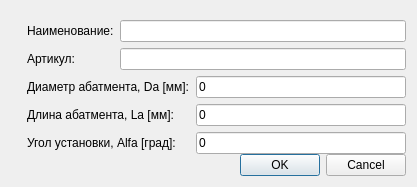
<?xml version="1.0" encoding="UTF-8"?>
<ui version="4.0">
 <class>AbutmentDialog</class>
 <widget class="QDialog" name="AbutmentDialog">
  <property name="geometry">
   <rect>
    <x>0</x>
    <y>0</y>
    <width>417</width>
    <height>182</height>
   </rect>
  </property>
  <property name="windowTitle">
   <string>Dialog</string>
  </property>
  <layout class="QHBoxLayout" name="horizontalLayout_2">
   <item>
    <widget class="QWidget" name="widget" native="true">
     <layout class="QHBoxLayout" name="horizontalLayout">
      <property name="spacing">
       <number>0</number>
      </property>
      <property name="margin">
       <number>0</number>
      </property>
      <item>
       <widget class="QLabel" name="label">
        <property name="sizePolicy">
         <sizepolicy hsizetype="Fixed" vsizetype="Fixed">
          <horstretch>0</horstretch>
          <verstretch>0</verstretch>
         </sizepolicy>
        </property>
        <property name="text">
         <string/>
        </property>
        <property name="pixmap">
         <pixmap resource="resources.qrc">:/files/Resources/scheme.png</pixmap>
        </property>
        <property name="scaledContents">
         <bool>false</bool>
        </property>
        <property name="alignment">
         <set>Qt::AlignCenter</set>
        </property>
       </widget>
      </item>
      <item>
       <widget class="QWidget" name="widget_2" native="true">
        <property name="minimumSize">
         <size>
          <width>292</width>
          <height>0</height>
         </size>
        </property>
        <layout class="QVBoxLayout" name="verticalLayout_2">
         <property name="spacing">
          <number>0</number>
         </property>
         <property name="margin">
          <number>0</number>
         </property>
         <item>
          <widget class="QWidget" name="widget_3" native="true">
           <property name="sizePolicy">
            <sizepolicy hsizetype="Preferred" vsizetype="Fixed">
             <horstretch>0</horstretch>
             <verstretch>0</verstretch>
            </sizepolicy>
           </property>
           <layout class="QFormLayout" name="formLayout">
            <property name="rightMargin">
             <number>0</number>
            </property>
            <property name="bottomMargin">
             <number>3</number>
            </property>
            <item row="0" column="0">
             <widget class="QLabel" name="label_2">
              <property name="text">
               <string>Наименование:</string>
              </property>
             </widget>
            </item>
            <item row="0" column="1">
             <widget class="QLineEdit" name="lEName"/>
            </item>
            <item row="1" column="0">
             <widget class="QLabel" name="label_3">
              <property name="text">
               <string>Артикул:</string>
              </property>
             </widget>
            </item>
            <item row="1" column="1">
             <widget class="QLineEdit" name="lEArticle"/>
            </item>
           </layout>
          </widget>
         </item>
         <item>
          <widget class="QWidget" name="widget_4" native="true">
           <layout class="QFormLayout" name="formLayout_2">
            <property name="fieldGrowthPolicy">
             <enum>QFormLayout::AllNonFixedFieldsGrow</enum>
            </property>
            <property name="topMargin">
             <number>3</number>
            </property>
            <property name="rightMargin">
             <number>0</number>
            </property>
            <property name="bottomMargin">
             <number>0</number>
            </property>
            <item row="0" column="0">
             <widget class="QLabel" name="label_4">
              <property name="text">
               <string>Диаметр абатмента, Da [мм]:</string>
              </property>
             </widget>
            </item>
            <item row="0" column="1">
             <widget class="QLineEdit" name="lEDa">
              <property name="inputMethodHints">
               <set>Qt::ImhFormattedNumbersOnly</set>
              </property>
              <property name="text">
               <string>0</string>
              </property>
             </widget>
            </item>
            <item row="1" column="0">
             <widget class="QLabel" name="label_5">
              <property name="text">
               <string>Длина абатмента, La [мм]:</string>
              </property>
             </widget>
            </item>
            <item row="1" column="1">
             <widget class="QLineEdit" name="lELa">
              <property name="inputMethodHints">
               <set>Qt::ImhFormattedNumbersOnly</set>
              </property>
              <property name="text">
               <string>0</string>
              </property>
             </widget>
            </item>
            <item row="2" column="0">
             <widget class="QLabel" name="label_6">
              <property name="text">
               <string>Угол установки, Alfa [град]:</string>
              </property>
             </widget>
            </item>
            <item row="2" column="1">
             <widget class="QLineEdit" name="lEAlfa">
              <property name="inputMethodHints">
               <set>Qt::ImhFormattedNumbersOnly</set>
              </property>
              <property name="text">
               <string>0</string>
              </property>
             </widget>
            </item>
           </layout>
          </widget>
         </item>
         <item>
          <widget class="QDialogButtonBox" name="buttonBox">
           <property name="orientation">
            <enum>Qt::Horizontal</enum>
           </property>
           <property name="standardButtons">
            <set>QDialogButtonBox::Cancel|QDialogButtonBox::Ok</set>
           </property>
          </widget>
         </item>
        </layout>
       </widget>
      </item>
     </layout>
    </widget>
   </item>
  </layout>
 </widget>
 <resources>
  <include location="resources.qrc"/>
 </resources>
 <connections>
  <connection>
   <sender>buttonBox</sender>
   <signal>accepted()</signal>
   <receiver>AbutmentDialog</receiver>
   <slot>accept()</slot>
   <hints>
    <hint type="sourcelabel">
     <x>310</x>
     <y>157</y>
    </hint>
    <hint type="destinationlabel">
     <x>282</x>
     <y>188</y>
    </hint>
   </hints>
  </connection>
  <connection>
   <sender>buttonBox</sender>
   <signal>rejected()</signal>
   <receiver>AbutmentDialog</receiver>
   <slot>reject()</slot>
   <hints>
    <hint type="sourcelabel">
     <x>399</x>
     <y>158</y>
    </hint>
    <hint type="destinationlabel">
     <x>393</x>
     <y>188</y>
    </hint>
   </hints>
  </connection>
 </connections>
</ui>
